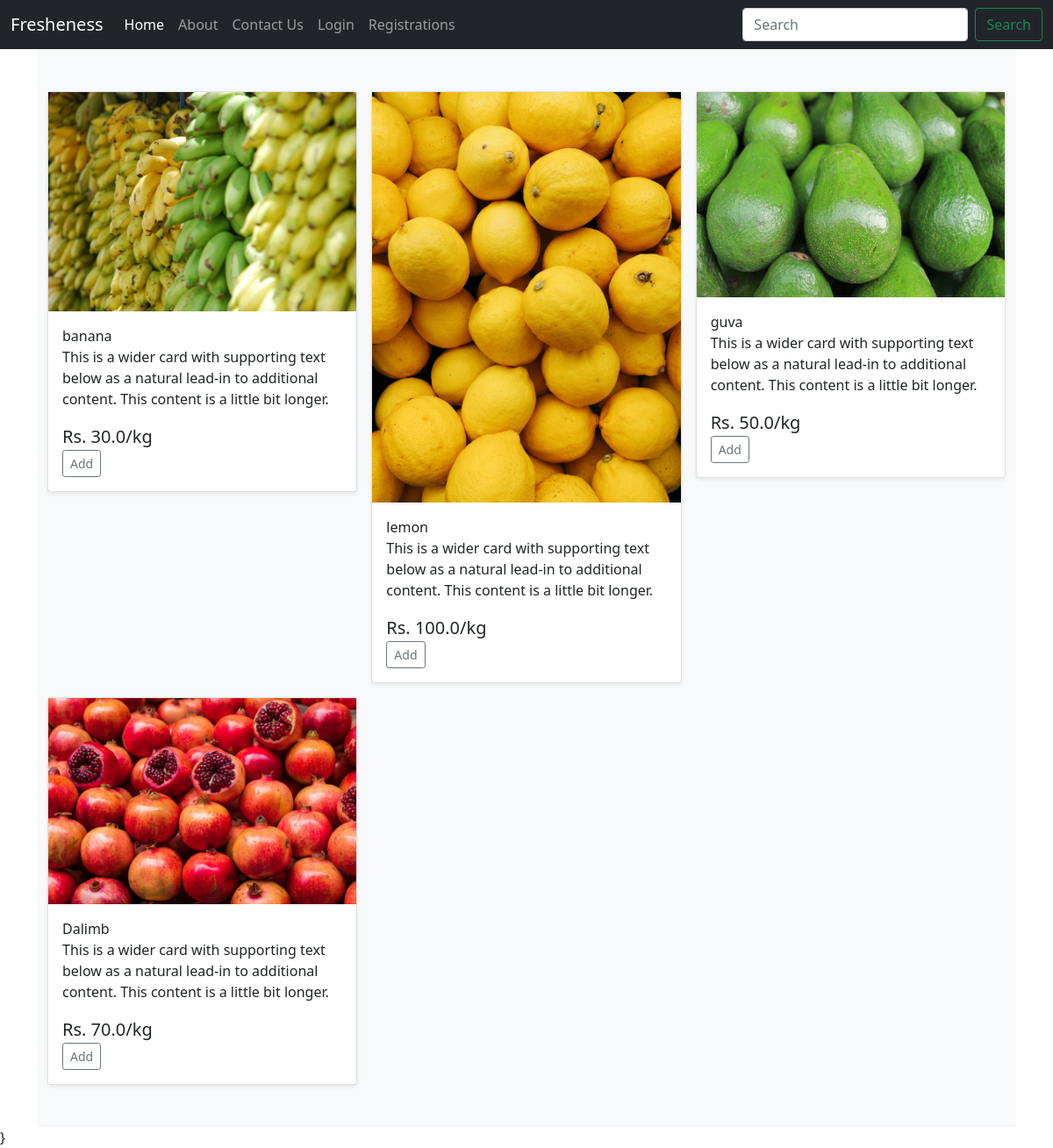
The app's page /product2/ with its own data.
### hello/models.py (models this page shows, shortened)
class Product(models.Model):
    title=models.CharField(max_length=100)
    selling_price=models.FloatField()
    discounted_price=models.FloatField()
    description=models.TextField()
    type=models.CharField(max_length=80)
    product_image=models.ImageField(upload_to='productimg')
    category=models.CharField(choices=CATEGORY_CHOICES,max_length=3)

### hello/views.py (the view)
# urls.py: path('product2/',views.product2,name='product2'),
def product2(request):
    fruits=Product.objects.filter(category='FS')
    return render(request,'hello/product2.html',{'fruits':fruits})

### hello/templates/hello/product2.html
{% extends 'hello/base.html' %}
{% load static %}
{% block product2 %}
<body>
  <main>
    <div class="album py-5 bg-light">
      <div class="container">
        <div class="row row-cols-1 row-cols-sm-2 row-cols-md-3 g-3">
          {% for ft in fruits %}
          <div class="col">
            <div class="card shadow-sm">
             <img src="{{ft.product_image.url}}" alt="">
              <div class="card-body">
                <span class="'fw-bold">{{ft.title}}</span>
                <p class="card-text">This is a wider card with supporting text below as a natural lead-in to additional content. This content is a little bit longer.</p>
                <span class="fs-5">Rs. {{ft.selling_price}}/kg</span>
                <div class="d-flex justify-content-between align-items-center">
                  <div class="btn-group">
                    <a href="{% url 'productdetail' ft.id %}"><button class="btn btn-sm btn-outline-secondary">Add</button></a>
                  </div>
                </div>
              </div>
            </div>
          </div>
        {% endfor %}
        </div>
      </div>
    </div>
  </main>
    </body>
{% endblock product2 %}

### records on screen
Product: product_image (picture), title "banana", selling_price "30.0"
Product: product_image (picture), title "lemon", selling_price "100.0"
Product: product_image (picture), title "guva", selling_price "50.0"
Product: product_image (picture), title "Dalimb", selling_price "70.0"
